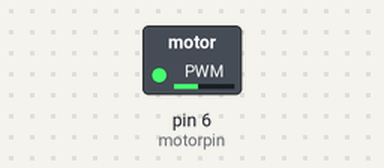
Recording of a sketch running on a simulated Arduino Uno, built with avr-gcc and run on an emulated ATmega328P. Shown: switched loads named in the sketch (green lamp = pin HIGH).

Above: at 0.1 s.
Timing chart, 0 to 1.6 s (numbered marks = the images above):
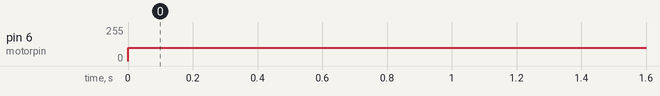

Measured:
- by itself, pin 6 (motorpin): 0/255 → 100/255 at 0.00 s

The sketch:

Drive_fan.ino
```cpp
// (licence header left out)
int motorpin = 6;

/*
* Function       setup
* @author        Jessica
* @date          2019.8.21
* @brief         Initial configuration
* @param[in]     void
* @retval        void
* @par History   no
*/
void setup()
{
  pinMode(motorpin, OUTPUT);
}

/*
* Function       loop
* @author        Jessica
* @date          2019.8.21
* @brief         main
* @param[in]     void
* @param[out]    void
* @retval        void
* @par History   no
*/
void loop()
{
  analogWrite(motorpin, 100); //30~100
}
```
